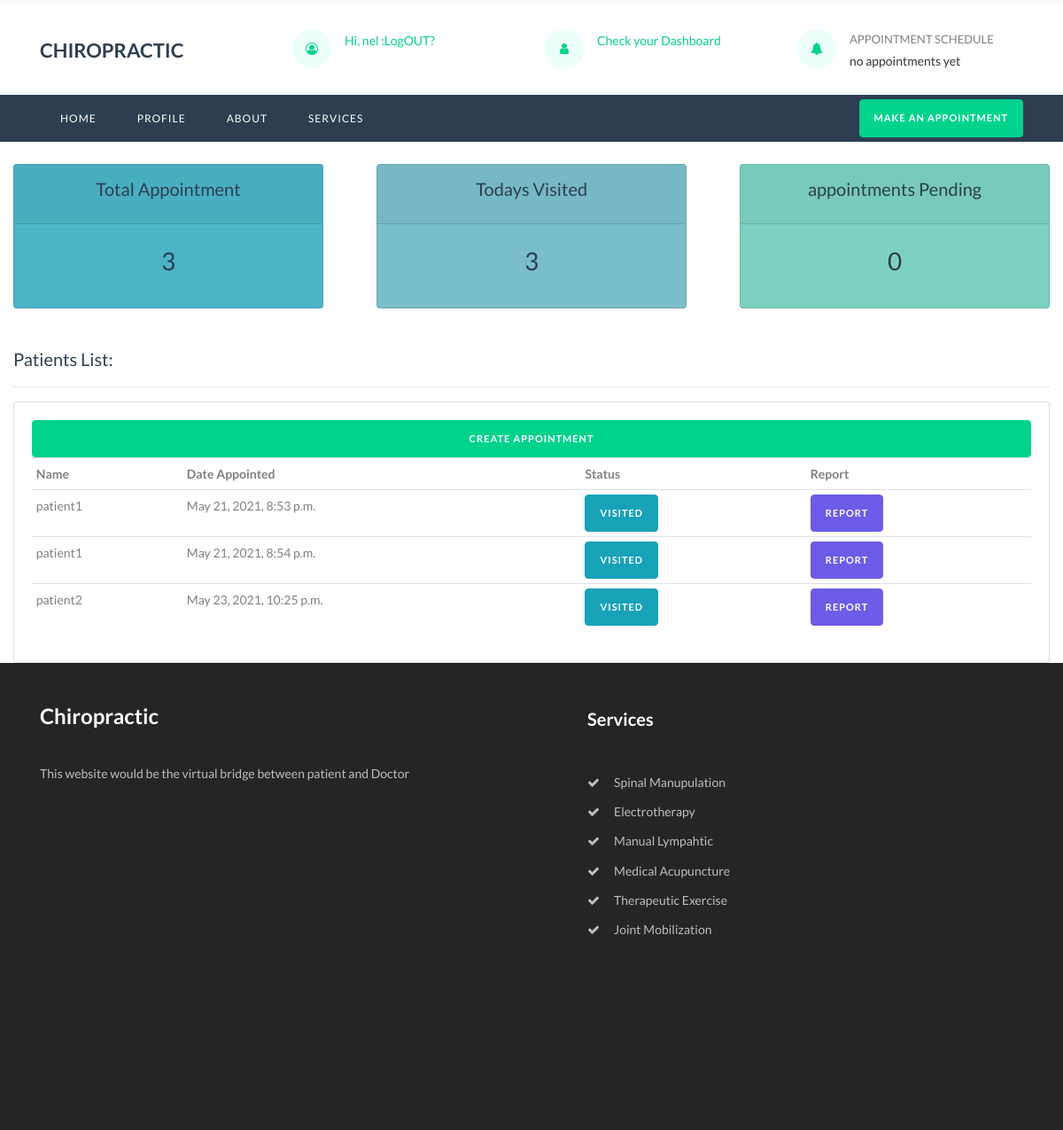
Screenshot of /doctor/dashboard/ (signed in) with the database file from the repository.
### hospitals/models.py (models this page shows)
class TakeAppointment(models.Model):
    user = models.ForeignKey(User, on_delete=models.CASCADE)
    doctor = models.ForeignKey(Doctor, on_delete=models.CASCADE)
    message = models.CharField( max_length=100)
    date = models.DateTimeField(default=timezone.now)
    is_visited = models.BooleanField(default = False)

### hospitals/views.py (the view)
# urls.py: path('dashboard/', views.dashboard, name="dashboard"),
def dashboard(request):
	doc = Doctor.objects.get(user = request.user)
	appointment = TakeAppointment.objects.filter(doctor = doc )
	total = appointment.count()
	visited = TakeAppointment.objects.filter(is_visited = True , doctor = doc)
	visited = visited.count()
	remaining = total - visited
	context = {'appointment' : appointment, 'total' : total, 'remaining' : remaining, 'visited' : visited}
	return render(request, 'hospitals/dashboard.html',context)

### hospitals/templates/hospitals/dashboard.html (shortened to what this page needs)
{% extends 'accounts/base.html' %}
{% load static %}
{% block content %}
<br>
<div class="row">
	<div class="col">
		<div class="col-md">
			<div class="card text-center text-white  mb-3" id="total-Appointment">
			  	<div class="card-header">
			  		<h5 class="card-title">Total Appointment</h5>
			  	</div>
			  	<div class="card-body">
			    	<h3 class="card-title">{{total}}</h3>
			  	</div>
			</div>
		</div>
	</div>
	<div class="col">
		<div class="col-md">
			<div class="card text-center text-white  mb-3" id="todays-visited">
			  	<div class="card-header">
			  		<h5 class="card-title">Todays Visited</h5>
			  	</div>
			  	<div class="card-body">
			    	<h3 class="card-title">{{visited}}</h3>
			  	</div>
			</div>
		</div>
	</div>
	<div class="col">
		<div class="col-md">
			<div class="card text-center text-white  mb-3" id="appointment-pending">
			  	<div class="card-header">
			  		<h5 class="card-title">appointments Pending</h5>
			  	</div>
			  	<div class="card-body">
			    	<h3 class="card-title">{{remaining}}</h3>
			  	</div>
			</div>
		</div>
	</div>
</div>
<br>
       <div class="col-md-12">
           <h5>Patients List:</h5>
           <hr>
           <div class="card card-body">
               <a class="btn btn-primary  btn-sm btn-block" href="">Create Appointment</a>
               <table class="table table-sm">
                   <tr>
                       <th>Name</th>
                       <th>Date Appointed</th>
                       <th>Status</th>
                       <th>Report</th>
                   </tr>
                        {% for i in appointment%}
                   <tr>
                        <td>
                        {{i.user}}
                        </td>
                       <td>
                       {{i.date}}
                        </td>
				{% if i.is_visited %}
                         <td>
                            <a class="btn btn-sm btn-info" href="">Visited</a>
                        </td>
                        {% else %}
                        <td>
                            <a class="btn btn-sm btn-danger" href="{% url 'visiting' i.user %}">Pending</a>
                        </td>
					{% endif %}
                        <td>
                           <a class="btn btn-sm btn-secondary"href="{{i.user.document.document.url}} ">Report</a>
                        </td>
                   </tr>
                   {% endfor %}
               </table>
           </div>
       </div>
{% endblock  %}

### accounts/templates/accounts/base.html (shortened to what this page needs)
{% load static %}
<!DOCTYPE html>
<html lang="en">
  <head>
      <link rel="stylesheet" href="https://maxcdn.bootstrapcdn.com/bootstrap/4.0.0/css/bootstrap.min.css">
    <link rel="stylesheet" href="https://stackpath.bootstrapcdn.com/font-awesome/4.7.0/css/font-awesome.min.css">
    <link rel="stylesheet" href="{% static 'accounts/css/animate.css' %}">
    <link rel="stylesheet" href="{% static 'accounts/css/owl.carousel.min.css' %}">
    <link rel="stylesheet" href="{% static 'accounts/css/owl.theme.default.min.css' %}">
    <link rel="stylesheet" href="{% static 'accounts/css/magnific-popup.css' %}">
    <link rel="stylesheet" href="{% static 'accounts/css/bootstrap-datepicker.css' %}">
    <link rel="stylesheet" href="{% static 'accounts/css/jquery.timepicker.css' %}">
    <link rel="stylesheet" href="{% static 'accounts/css/flaticon.css' %}">
    <link rel="stylesheet" href="{% static 'accounts/css/style.css' %}">
  </head>
  <body>
  	<div class="top py-1">
  	</div>
		<div class="wrap">
	    <div class="container">
				<div class="row justify-content-between">
					<div class="col-md-3 mb-md-0 mb-4 d-flex align-items-center">
						<a class="navbar-brand" href="{%url 'home'%}">Chiropractic</a>
					</div>
					<div class="col-md-9">
						<div class="row">
							<div class="col-md-4 mb-md-0 mb-3">
								<div class="top-wrap d-flex">
									<div class="icon d-flex align-items-center justify-content-center"><span class="fa fa-user-circle-o"></span></div>
                  {% if request.user.is_authenticated %}
                  <div class="text"><a href="">Hi, {{user.username}} </a><a href="{%url 'logout'%}">  :LogOUT?</a></div>
                  {% else %}
									<div class="text"><a href="{% url 'login' %}">Log In?</a></div>
                  {% endif %}
								</div>
							</div>
              <div class="col-md-4 mb-md-0 mb-3">
								<div class="top-wrap d-flex">
									<div class="icon d-flex align-items-center justify-content-center"><span class="fa fa-user"></span></div>
                  {% if user.doctor %}
									<div class="text"><a href="{% url 'dashboard'%}">Check your Dashboard</a></div>
                  {% else %}
                  <div class="text"><a href="{% url 'createdocprofile' %}">Are you a Doctor?</a></div>
                  {% endif %}
								</div>
              </div>
              {% if request.user.doctor %}
							<div class="col">
								<div class="top-wrap d-flex">
									<div class="icon d-flex align-items-center justify-content-center"><span class="fa fa-bell"></span></div>
									<div class="text"><span>Appointment Schedule</span><span> no appointments yet</span></div>
								</div>
							</div>
              {% endif%}
						</div>
					</div>
				</div>
			</div>
		</div>
		<nav class="navbar navbar-expand-lg navbar-dark ftco_navbar bg-dark ftco-navbar-light" id="ftco-navbar">
	    <div class="container">
				<div class="order-lg-last">
          <a href="{% url 'doctorview' %}" class="btn btn-primary">Make an appointment</a>
        </div>
	      <div class="collapse navbar-collapse" id="ftco-nav">
	        <ul class="navbar-nav mr-auto">
	        	<li class="nav-item"><a href="\" class="nav-link">Home</a></li>
             {% if request.user.is_authenticated and request.user.profile %}
            <li class="nav-item {% block profile %}{% endblock %}"><a href=" {% url 'profile' user.username %}" class="nav-link">Profile</a></li>
            {% endif %}
	        	<li class="nav-item {% block about %}{% endblock %} "><a href="\about" class="nav-link">About</a></li>
            <li class="nav-item {% block doctorview %}{% endblock %}" "><a href="{% url 'doctorview' %}" class="nav-link">Services</a></li>
	        </ul>
	      </div>
	    </div>
	  </nav>
 {% block content %}
 {% endblock %}
    <footer class="footer ftco-section ftco-no-pt">
      <div class="container">
        <div class="row mb-5">
          <div class="col-md-6 col-lg">
            <div class="ftco-footer-widget py-4 py-md-5">
              <h2 class="logo"><a href="#">Chiropractic</a></h2>
              <p>This website would be the virtual bridge between patient and Doctor</p>
              <ul class="ftco-footer-social list-unstyled float-md-left float-lft mt-4">
              </ul>
            </div>
          </div>
          <div class="col-md-6 col-lg">
            <div class="ftco-footer-widget ml-md-5 py-5">
              <h2 class="ftco-heading-2">Services</h2>
              <ul class="list-unstyled">
                <li><a href="#" class="py-1 d-block"><span class="fa fa-check mr-3"></span>Spinal Manupulation</a></li>
                <li><a href="#" class="py-1 d-block"><span class="fa fa-check mr-3"></span>Electrotherapy</a></li>
                <li><a href="#" class="py-1 d-block"><span class="fa fa-check mr-3"></span>Manual Lympahtic</a></li>
                <li><a href="#" class="py-1 d-block"><span class="fa fa-check mr-3"></span>Medical Acupuncture</a></li>
                <li><a href="#" class="py-1 d-block"><span class="fa fa-check mr-3"></span>Therapeutic Exercise</a></li>
                <li><a href="#" class="py-1 d-block"><span class="fa fa-check mr-3"></span>Joint Mobilization</a></li>
              </ul>
            </div>
          </div>
          </div>
        </div>
    </footer>
  {% load static %}
  </body>
</html>

### rows the page displays
TakeAppointment: user "patient1", date "May 21, 2021, 8:53 p.m.", is_visited "VISITED"
TakeAppointment: user "patient1", date "May 21, 2021, 8:54 p.m.", is_visited "VISITED"
TakeAppointment: user "patient2", date "May 23, 2021, 10:25 p.m.", is_visited "VISITED"

### other values shown
{{ user.username }} "nel"
{{ total }} "3"
{{ visited }} "3"
{{ remaining }} "0"
